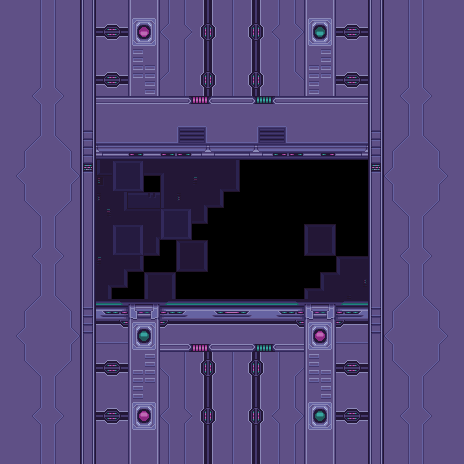

The image is a tile-based game level rendered from a .tmx file. Its description and source (layers, tilesets, objects; grid data summarised) follow:
An orthogonal 29x29 tile map with 16x16 px tiles, 2 tile layers (Background, Main).

<map version="1.9" tiledversion="1.9.0" orientation="orthogonal" renderorder="right-down" width="29" height="29" tilewidth="16" tileheight="16" infinite="0" nextlayerid="3" nextobjectid="1">
 <tileset firstgid="1" source="primrose_tileset.tsx" />
 <layer id="2" name="Background" width="29" height="29">
  <data>[841 cells, 107 non-empty, 14 distinct tile ids]</data>
 </layer>
 <layer id="1" name="Main" width="29" height="29">
  <data>[841 cells, 705 non-empty, 35 distinct tile ids]</data>
 </layer>
</map>
